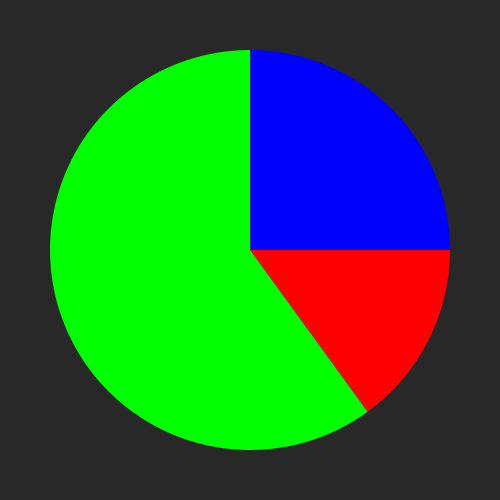
Frame 1 (no input)
Frame 60 (the mouse pressed at the canvas centre just before this capture): identical to frame 1, image omitted
Frame 120 (the mouse held since frame 60 and released just before this capture): identical to frame 1, image omitted

The Processing sketch that drew this single still picture (run headless with seeded random() and noise(); from frame 60 on, the mouse is pressed at the canvas centre):

// Processing sketch: polar2
// ── polar2.pde
float bananas = 15;
float apples  = 60;
float pears   = 100 - (apples + bananas);

void setup() {
  size(500, 500);
  background(40);
  noStroke();
  
  // calc % of 1 revolution for each fruit
  float bPos = calcRadians(bananas);
  float aPos = calcRadians(apples);
  float pPos = calcRadians(pears);
  
  float currPos = 0;
  
  fill(255, 0, 0);
  arc(width/2, height/2, 400, 400, currPos, bPos);
  currPos += bPos;
  
  fill(0, 255, 0);
  arc(width/2, height/2, 400, 400, currPos, currPos + aPos);
  currPos += aPos;
  
  fill(0, 0, 255);
  arc(width/2, height/2, 400, 400, currPos, currPos + pPos);
  
  // draw an arc for each fruit
}

void draw() {
  
}

float calcRadians(float f) {
  float arcPercent = (f/100) * 360;
  float arcRadians = radians(arcPercent);
  return arcRadians;
}
